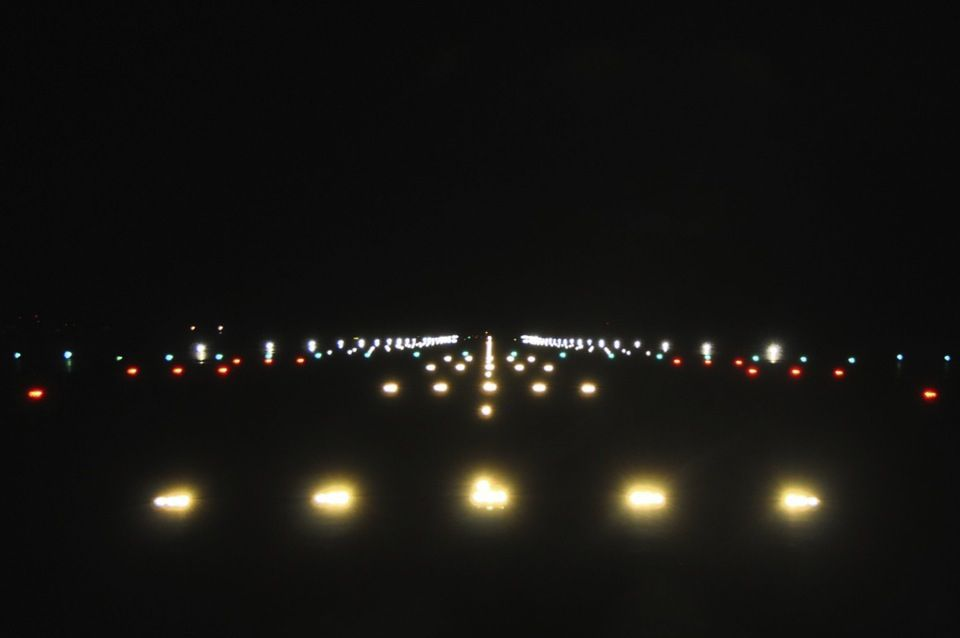
#> input picture camera_processing/Prototyping/runway.jpg, 960 x 638 px
$ jupyter execute 'Light detection prototype.ipynb'
#> lines starting #> are read from the running program, lines starting #| are printed output that depends on the picture; after the words box and inside, x2 and y2 are one past the last pixel; in counts of white or black regions, pixels touching at a corner belong together; long printed decimals are rounded
[cell 1]
import cv2
import numpy as np
import matplotlib.pyplot as plt
from sklearn.cluster import DBSCAN
import datetime

[cell 2]
img = cv2.imread('runway.jpg', cv2.IMREAD_COLOR)
#> img is the input picture: shape (638, 960, 3); mean B, G, R 17.4, 20.2, 21.2

[cell 3]
#Show the image with matplotlib
plt.figure(figsize=(20,10))
plt.imshow(cv2.cvtColor(img, cv2.COLOR_BGR2RGB))
plt.show()

[cell 4]
blur = cv2.blur(img,(8,8))
##blur = blur[390:638, 0:960]

plt.figure(figsize=(20,10))
plt.imshow(cv2.cvtColor(blur, cv2.COLOR_BGR2RGB))
plt.show()
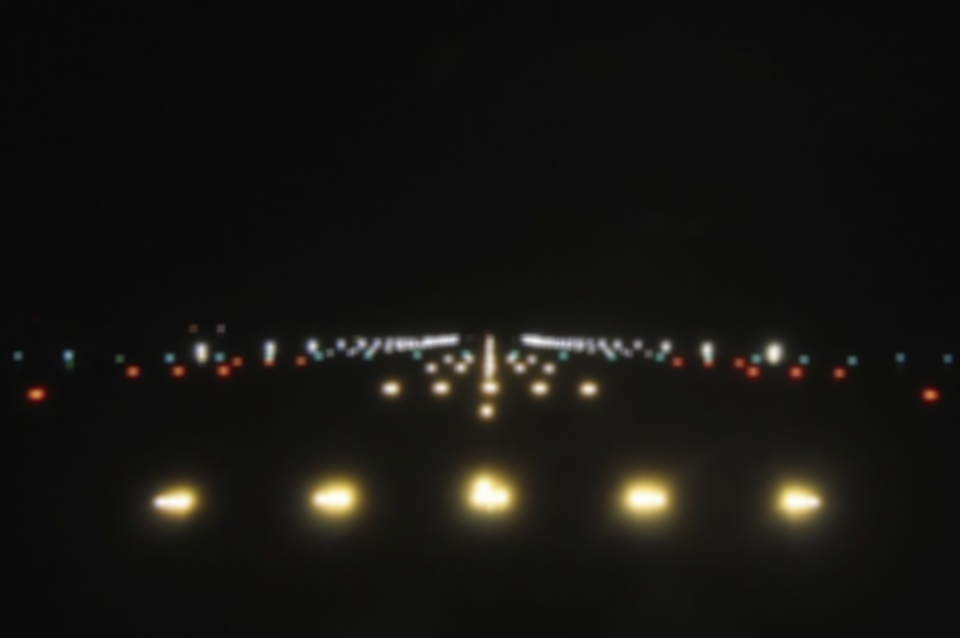
#> shown: shape (638, 960, 3); mean R, G, B 21.2, 20.2, 17.4

[cell 5]
## hsv filter
hsv = cv2.cvtColor(blur, cv2.COLOR_BGR2HSV)
#> hsv: shape (638, 960, 3); mean H, S, V 14, 24.7, 21.4

lights = cv2.inRange(hsv, (15,0,200), (180,255,255))
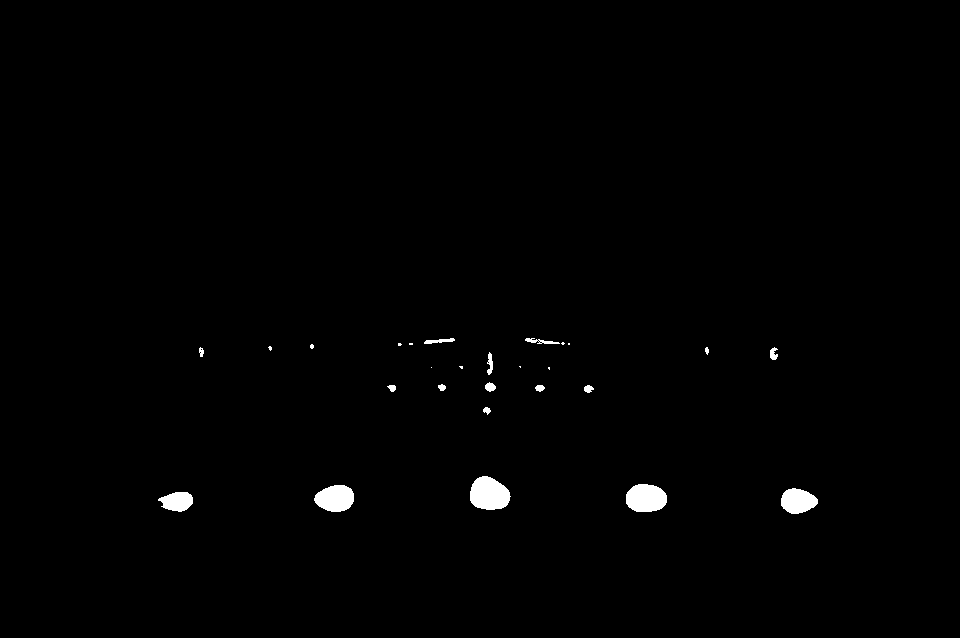
#> lights: shape (638, 960); 0.79% white; 27 white regions (10 under 20 px), largest, box (x1, y1, x2, y2) and area: (470, 476, 511, 510) 1060, (626, 484, 667, 512) 941, (314, 485, 354, 512) 833
plt.figure(figsize=(20,10))
plt.imshow(cv2.cvtColor(lights, cv2.COLOR_GRAY2BGR))
plt.show()
print(lights)
#> (printed output is left out)

[cell 6]
##plot pixel locations
plt.figure(figsize=(20,4))
indices = np.where(lights == 255)
#> indices = 4856 positions, rows 338 to 513, columns 158 to 817
data = np.array(list(indices))
xs = data.transpose()[0]   # or xs = data.T[0] or  xs = data[:,0]
#> xs = [338, 450]
ys = data.transpose()[1]
#> ys = [338, 451]
plt.plot(np.array(list(indices[1])), np.array(list(indices[0])), 'ro')

ax=plt.gca()                            # get the axis
ax.set_ylim(ax.get_ylim()[::-1])        # invert the axis
ax.xaxis.tick_top()                     # and move the X-Axis

plt.show()
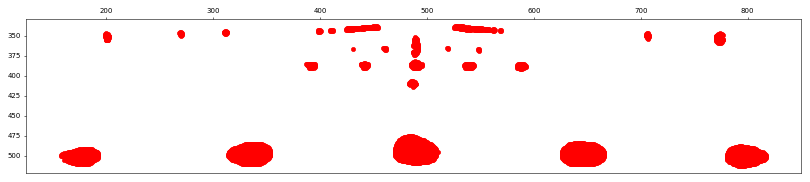
#> figure drawn by matplotlib, 1 panel

[cell 7]
start_time = datetime.datetime.now()

## Cluster light hypothesis by using DBSCAN
light_pixels = np.array(list(indices[:])).T
#> light_pixels = 4856 pairs, first value 338 to 513, second value 158 to 817
db = DBSCAN(eps=5, min_samples=40).fit(light_pixels)

core_samples_mask = np.zeros_like(db.labels_, dtype=bool)
core_samples_mask[db.core_sample_indices_] = True
labels = db.labels_
#> labels = 4856 values, max 12 at index 1675, min -1 at index 0, mean 8.26

# Number of clusters in labels, ignoring noise if present.
n_clusters_ = len(set(labels)) - (1 if -1 in labels else 0)
#> n_clusters_ = 13
n_noise_ = list(labels).count(-1)
#> n_noise_ = 377

end_time = datetime.datetime.now()
time_diff = (end_time - start_time)
execution_time = time_diff.total_seconds()
print('runtime: ', execution_time)

print('Estimated number of clusters: %d' % n_clusters_)
#| Estimated number of clusters: 13
print('Estimated number of noise points: %d' % n_noise_)
#| Estimated number of noise points: 377

plt.figure(figsize=(20,4))
data = np.array(list(indices))
xs = np.array(list(indices[1]))
#> xs = 4856 values, max 817 at index 3083, min 158 at index 2891, mean 507.7
ys = np.array(list(indices[0]))
#> ys = 4856 values from 338 to 513
plt.scatter(xs, ys, c=labels, cmap='jet')

ax=plt.gca()                            # get the axis
ax.set_ylim(ax.get_ylim()[::-1])        # invert the axis
ax.xaxis.tick_top()                     # and move the X-Axis

plt.show()
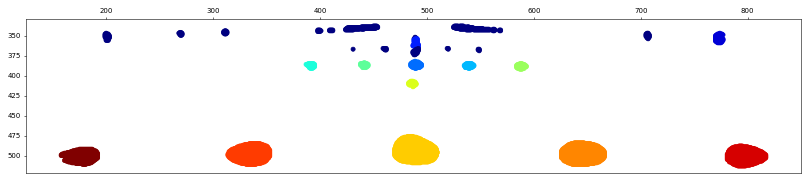
#> figure drawn by matplotlib, 1 panel


start_time = datetime.datetime.now()

## Calculate single location per cluster buttom middle of each cluster as homography input
light_locations =  np.zeros([0, 2])

for cluster_id in range(np.max(labels)+1):
    light_locations = np.vstack((light_locations, np.array([np.mean(xs[labels == [cluster_id]]), np.max(ys[labels == [cluster_id]])])))
#> this loop made 13 passes
#> light_locations on passes 1 to 4: [[773.1, 359]], [[773.1, 359], [489.8, 366]], [[773.1, 359], [489.8, 366], [489.8, 391]], [[773.1, 359], [489.8, 366], [489.8, 391], [539.4, 391]]
#> after the loop, light_locations = 13 rows, first 8: [773.1, 359], [489.8, 366], [489.8, 391], [539.4, 391], [391.7, 391], [441.6, 390], [588.1, 392], [486.5, 414]

end_time = datetime.datetime.now()
time_diff = (end_time - start_time)
execution_time = time_diff.total_seconds()
print('runtime: ', execution_time)

plt.figure(figsize=(20,4))
plt.plot(light_locations[:,0], light_locations[:,1], 'rd')

ax=plt.gca()                            # get the axis
ax.set_ylim(ax.get_ylim()[::-1])        # invert the axis
ax.xaxis.tick_top()                     # and move the X-Axis

plt.show()
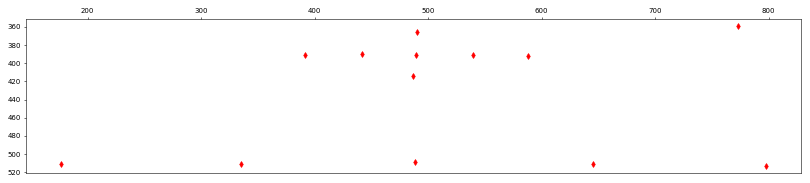
#> figure drawn by matplotlib, 1 panel

[cell 8]
np.set_printoptions(threshold=100)
print(light_locations)
#| [[773.111 359.        ]
#|  [489.843 366.        ]
#|  [489.816 391.        ]
#|  [539.431 391.        ]
#|  [391.705 391.        ]
#|  [441.561 390.        ]
#|  [588.054 392.        ]
#|  [486.475      414.        ]
#|  [488.719 509.        ]
#|  [645.604 511.        ]
#|  [334.837 511.        ]
#|  [797.577 513.        ]
#> (further printed lines are left out)
